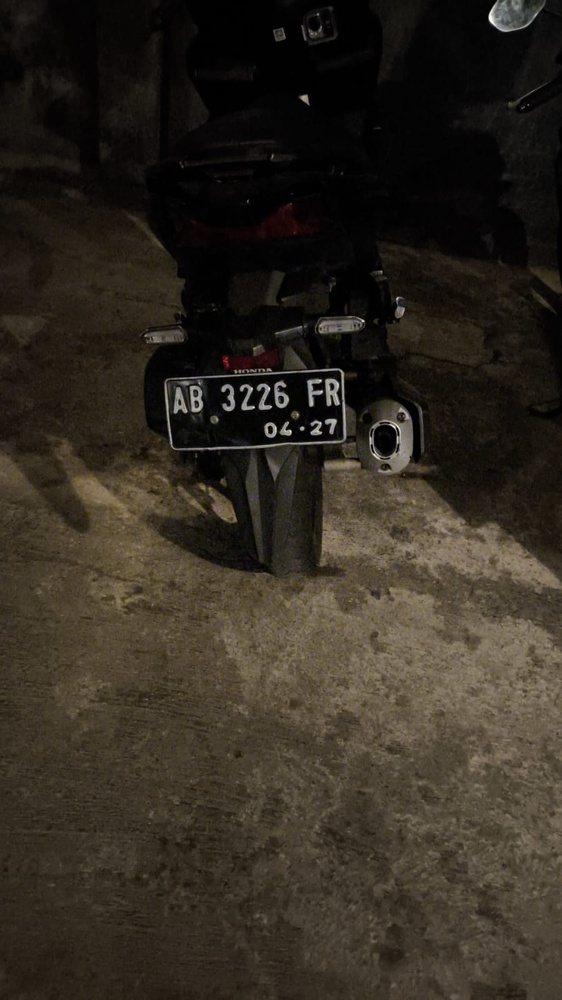
#> input picture plat_nomor_dataset/AB3226FR.jpg, 562 x 1000 px, shrunk from 899 x 1599 before the run
$ python anpr.py
#> lines starting #> are read from the running program, lines starting #| are printed output that depends on the picture; after the words box and inside, x2 and y2 are one past the last pixel; in counts of white or black regions, pixels touching at a corner belong together
import cv2
import numpy as np
import imutils
import easyocr
import os
import matplotlib.pyplot as plt

def load_image(file_path):
    """Load an image from the specified path."""
#> called with file_path = 'plat_nomor_dataset/AB3226FR.jpg'
    if not os.path.exists(file_path):
        raise FileNotFoundError(f"The file {file_path} does not exist.")
    img = cv2.imread(file_path)
#> img is the input picture: shape (1000, 562, 3); mean B, G, R 33, 42.6, 49.1
    if img is None:
        raise ValueError(f"Unable to read the image file: {file_path}")
    print(f"Image loaded successfully. Shape: {img.shape}")
#| Image loaded successfully. Shape: (1000, 562, 3)
    return img

def preprocess_image(img):
    """Apply grayscale and bilateral filter to the image."""
    gray = cv2.cvtColor(img, cv2.COLOR_BGR2GRAY)
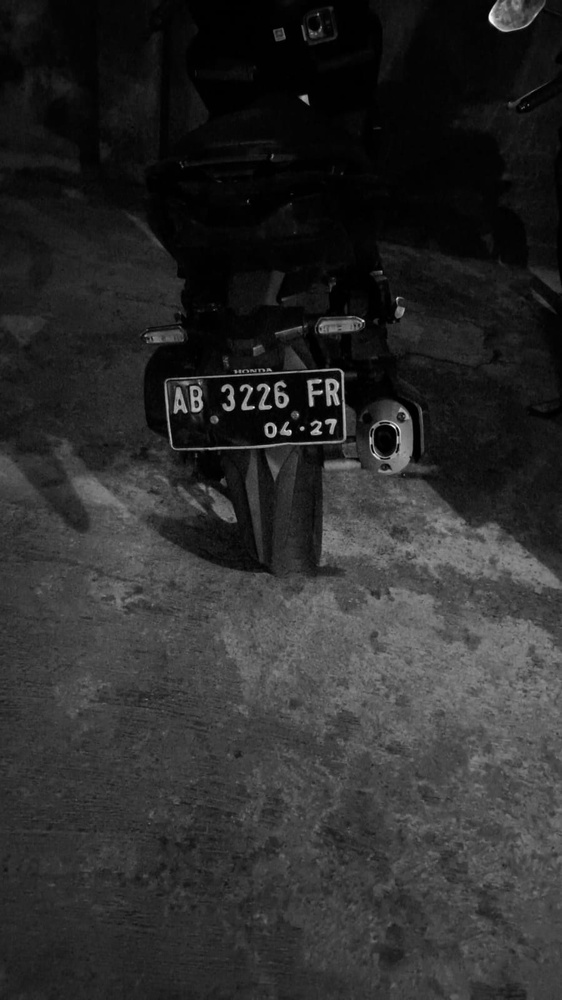
#> gray: shape (1000, 562); min 0, max 255, mean 43.5
    filtered = cv2.bilateralFilter(gray, 11, 17, 17)
    print(f"Preprocessing complete. Shape after preprocessing: {filtered.shape}")
#| Preprocessing complete. Shape after preprocessing: (1000, 562)
    return filtered

def detect_edges(img):
    """Apply Canny edge detection to the image."""
    edged = cv2.Canny(img, 30, 200)  # Increased upper threshold
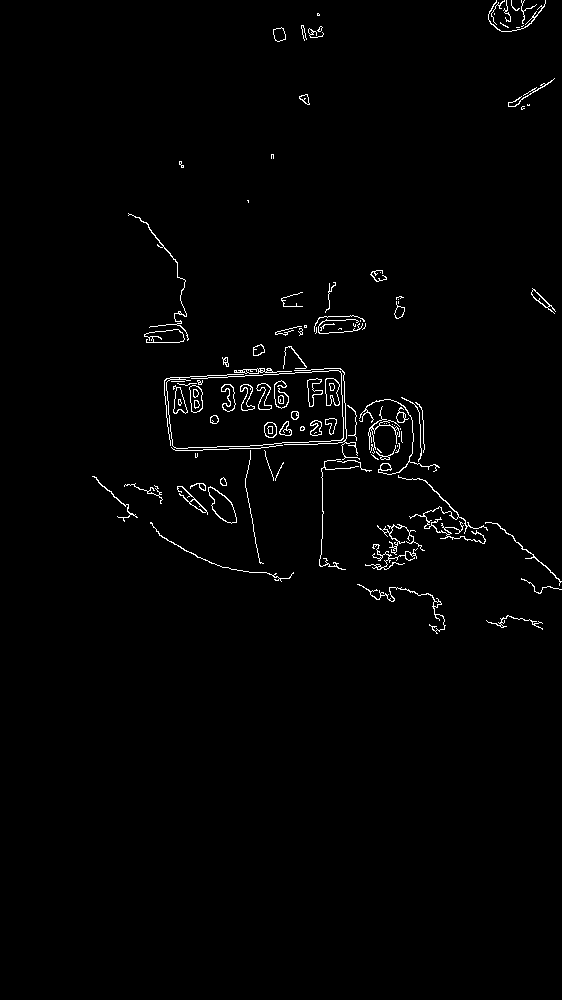
#> edged: shape (1000, 562); 1.4% white in thin lines or dots, all inside (x1, y1, x2, y2) = (92, 0, 562, 634)
    print(f"Edge detection complete. Shape after edge detection: {edged.shape}")
#| Edge detection complete. Shape after edge detection: (1000, 562)
    return edged

def find_license_plate_contour(img):
    """Find the contour of the license plate in the image."""
    keypoints = cv2.findContours(img.copy(), cv2.RETR_TREE, cv2.CHAIN_APPROX_SIMPLE)
#> keypoints = 185 contours, 104 with area under 20; largest, box (x1, y1, x2, y2) and area: (208, 486, 237, 524) 542, (208, 487, 237, 524) 506, (144, 329, 185, 343) 380, (144, 329, 185, 343) 370, (325, 378, 340, 406) 302
    contours = imutils.grab_contours(keypoints)
#> contours has the same summary as keypoints
    contours = sorted(contours, key=cv2.contourArea, reverse=True)[:10]
#> contours = 10 contours; largest, box (x1, y1, x2, y2) and area: (208, 486, 237, 524) 542, (208, 487, 237, 524) 506, (144, 329, 185, 343) 380, (144, 329, 185, 343) 370, (325, 378, 340, 406) 302

    location = None
    for contour in contours:
        approx = cv2.approxPolyDP(contour, 10, True)  # Reduced epsilon value
        if len(approx) == 4:
            location = approx
            break
#> this loop made 10 passes
#> approx on passes 1 to 10: [[208, 487], [215, 513], [236, 522]], [[209, 487], [235, 522], [212, 508]], [[184, 338], [144, 334]], [[184, 339], [144, 335]], [[326, 378], [326, 405], [338, 405]], [[327, 378], [337, 405]], [[192, 385], [196, 412]], [[192, 385], [196, 412]], [[175, 385], [173, 412], [185, 413]], [[177, 387], [185, 413], [173, 411]]

    if location is None:
        print("No license plate contour found.")
    else:
        print(f"License plate contour found. Shape: {location.shape}")
    return location

# [50 lines left out: functions create_mask, crop_license_plate, read_license_plate, draw_result, visualize_steps, not called in this run]

def recognize_license_plate(file_path):
    """Main function to recognize license plate."""
    try:
        # Load image
        img = load_image(file_path)

        # Preprocess image
        processed_img = preprocess_image(img)

        # Detect edges
        edged = detect_edges(processed_img)

        # Find license plate contour
        location = find_license_plate_contour(edged)

        if location is None:
            print("No license plate found in the image.")
            return None

        # Create mask and crop license plate
        masked, mask = create_mask(img, location)
        gray = cv2.cvtColor(masked, cv2.COLOR_BGR2GRAY)
        license_plate = crop_license_plate(gray, mask)

        # Visualize steps
        visualize_steps(img, processed_img, edged, masked, license_plate)

        # Read license plate
        result = read_license_plate(license_plate)

        if not result:
            print("No text detected on the license plate.")
            return None

        # Draw result
        text = result[0][-2]
        result_img = draw_result(img, text, location)

        # Display result
        plt.imshow(cv2.cvtColor(result_img, cv2.COLOR_BGR2RGB))
        plt.show()

        return text

    except FileNotFoundError as e:
        print(f"Error: {e}")
    except ValueError as e:
        print(f"Error: {e}")
    except Exception as e:
        print(f"An unexpected error occurred: {e}")
        import traceback
        traceback.print_exc()

    return None

if __name__ == "__main__":
    # Get the current directory of the script
    current_dir = os.path.dirname(os.path.abspath(__file__))

    # Instead of going up a directory, construct the relative path correctly
    dataset_path = os.path.join(current_dir, "plat_nomor_dataset")  # No need for ".." if it's in the same structure

    file_name = "AB3226FR.jpg"
    file_path = os.path.join(dataset_path, file_name)

    # Print for debugging
    print(f"Attempting to process image: {file_path}")

    # Call the function
    recognized_text = recognize_license_plate(file_path)

    if recognized_text:
        print(f"Recognized license plate: {recognized_text}")
    else:
        print("Failed to recognize license plate.")
